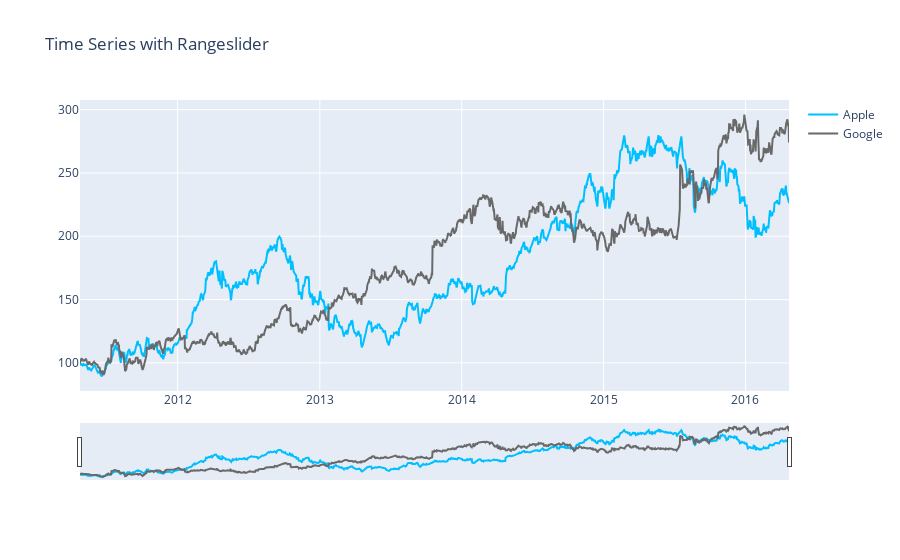

The notebook cell this image was saved under:
### Markdown cell above
### Time Series With Rangeslider

### Code cell
fig = go.Figure()

fig.add_trace(go.Scatter(x=df_new.index, y=df_new['AAPL'], name="Apple", line_color='deepskyblue'))

fig.add_trace(go.Scatter(x=df_new.index, y=df_new['GOOG'], name="Google", line_color='dimgray'))

fig.update_layout(title_text='Time Series with Rangeslider',  xaxis_rangeslider_visible=True)

fig.show()

### Figure 1 — Plotly figure (JSON) as saved in the notebook; plotly's stock layout.template omitted (floating-point values rounded to 4 significant figures; data arrays with more than 128 entries replaced by an {"elided": "..."} marker saying what was removed)
{"data": [{"line": {"color": "deepskyblue"}, "name": "Apple", "type": "scatter", "x": {"elided": "1258 str values"}, "y": {"elided": "1258 float values"}}, {"line": {"color": "dimgray"}, "name": "Google", "type": "scatter", "x": {"elided": "1258 str values"}, "y": {"elided": "1258 float values"}}], "layout": {"title": {"text": "Time Series with Rangeslider"}, "xaxis": {"rangeslider": {"visible": true}}}}
